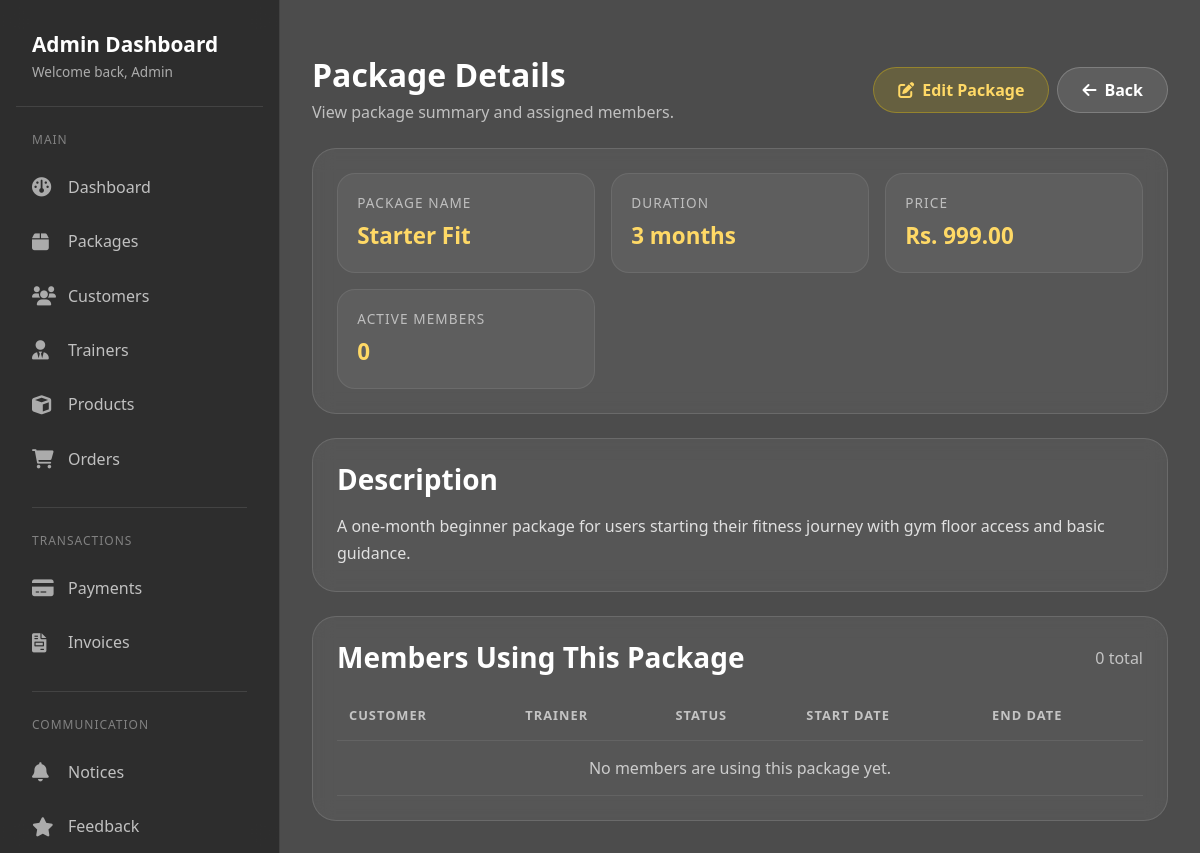
Page /view_package/9/ (signed in) on the earlier database version.
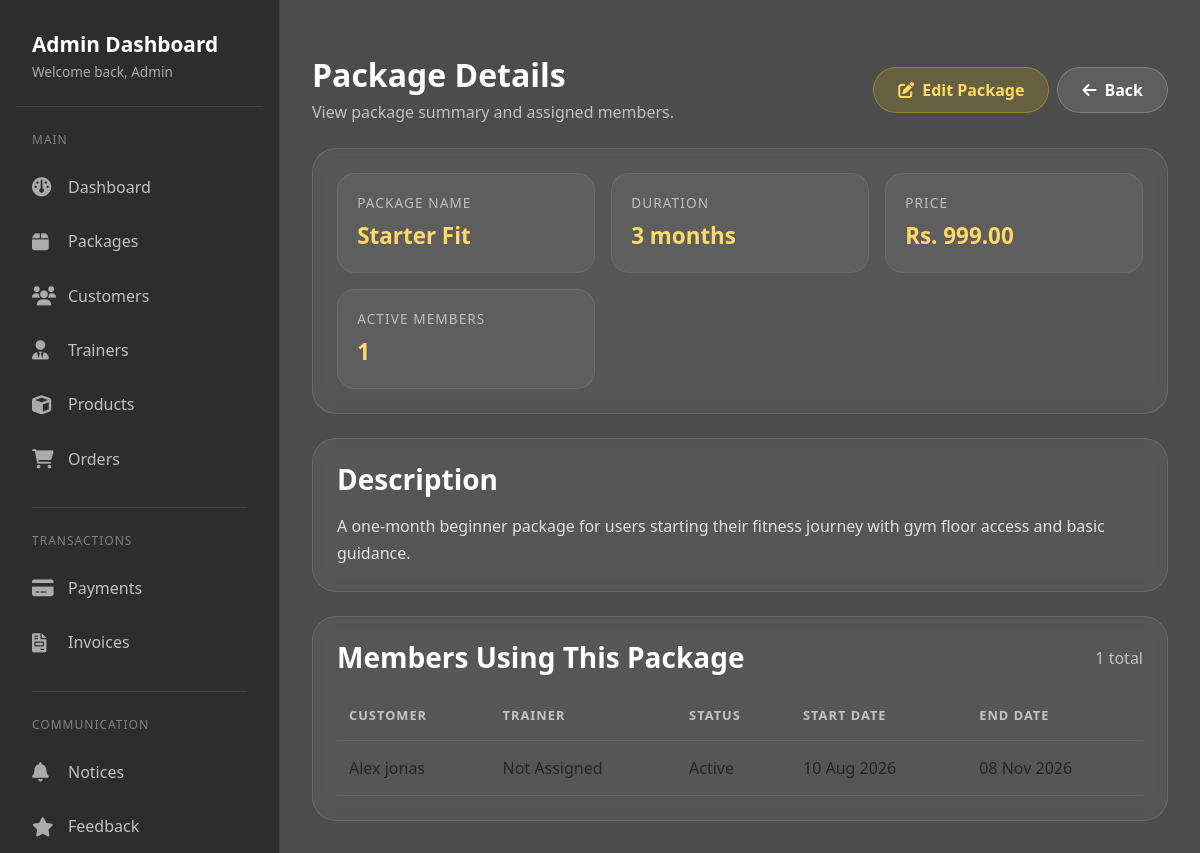
Same page on the later database version.
### Fit/models.py (models this page shows)
class Package(models.Model):
    name = models.CharField(max_length=100)
    duration_months = models.IntegerField()
    price = models.DecimalField(max_digits=10, decimal_places=2)
    description = models.TextField()

class Membership(models.Model):
    customer = models.ForeignKey(User, on_delete=models.CASCADE)
    package = models.ForeignKey(Package, on_delete=models.CASCADE,default=True)
    trainer = models.ForeignKey(Trainer, on_delete=models.SET_NULL, null=True)
    start_date = models.DateField()
    end_date = models.DateField()
    status = models.CharField(max_length=20)

class User(models.Model):
    ROLE_CHOICES = ( ('admin','Admin'), ('customer','Customer'), ('trainer','Trainer'))
    role = models.CharField(max_length=20, choices=ROLE_CHOICES,null=True,blank=True)
    firstname=models.CharField(max_length=20,blank=True,null=True)
    lastname=models.CharField(max_length=20,blank=True,null=True)
    email=models.EmailField()
    password=models.CharField(max_length=8)
    mobile=models.CharField(max_length=10)
    address=models.CharField(max_length=100)
    state=models.CharField(max_length=20)
    city=models.CharField(max_length=20)
    pincode=models.IntegerField()
    gender=models.CharField(null=True,blank=True)
    profile_pic=models.ImageField(upload_to='customer_images',null=True,blank=True)

### Fit/views.py (the view)
# urls.py: path('view_package/<int:id>/',view_package,name='view_package'),
@admin_required
def view_package(request, id):
    pack = Package.objects.get(id=id)
    memberships = Membership.objects.filter(package=pack).select_related('customer', 'trainer', 'trainer__users')
    return render(request, 'view_package.html', {
        'pack': pack,
        'memberships': memberships,
        'member_count': memberships.count(),
    })

### Fit/context_processors.py (called while the page is built)
def footer_categories(request):
    return {
        'footer_categories': Category.objects.all().order_by('name')[:4]
    }

### Fit/views.py (called while the page is built)
def admin_required(view_func):
    @never_cache
    @wraps(view_func)
    def _wrapped_view(request, *args, **kwargs):
        if request.user.is_authenticated and (request.user.is_staff or request.user.is_superuser):
            return view_func(request, *args, **kwargs)
        if request.session.get('user_role') == 'admin' and request.session.get('admin_login'):
            return view_func(request, *args, **kwargs)
        messages.error(request, 'Please log in as admin to access this page.')
        return redirect('admin_login')
    return _wrapped_view

### Fit/templates/view_package.html (shortened to what this page needs)
﻿{% extends "adminnav.html" %}
{% load static %}
{% block extra_css %}
<link rel="stylesheet" href="{% static 'css/templates/view_package.css' %}">
{% endblock %}
{% block navitems %}
<div class="package-view-wrap">
    <div class="d-flex justify-content-between align-items-center flex-wrap gap-3">
        <div>
            <h2 style="color: white; font-weight: 700; margin: 0;">Package Details</h2>
            <p style="margin: 0.35rem 0 0; color: rgba(255, 255, 255, 0.65);">View package summary and assigned members.</p>
        </div>
        <div class="d-flex gap-2">
            <a href="{% url 'update_package' pack.id %}" class="btn-admin-primary">
                <i class="fas fa-edit me-2"></i>Edit Package
            </a>
            <a href="{% url 'adminpackage' %}" class="btn-admin-secondary">
                <i class="fas fa-arrow-left me-2"></i>Back
            </a>
        </div>
    </div>
    <div class="glass-panel">
        <div class="summary-grid">
            <div class="summary-card">
                <div class="summary-label">Package Name</div>
                <div class="summary-value">{{ pack.name }}</div>
            </div>
            <div class="summary-card">
                <div class="summary-label">Duration</div>
                <div class="summary-value">{{ pack.duration_months }} months</div>
            </div>
            <div class="summary-card">
                <div class="summary-label">Price</div>
                <div class="summary-value">Rs. {{ pack.price }}</div>
            </div>
            <div class="summary-card">
                <div class="summary-label">Active Members</div>
                <div class="summary-value">{{ member_count }}</div>
            </div>
        </div>
    </div>
    <div class="glass-panel">
        <h3 style="font-weight: 700; margin-bottom: 1rem;">Description</h3>
        <p style="margin: 0; line-height: 1.7; color: rgba(255, 255, 255, 0.82);">{{ pack.description }}</p>
    </div>
    <div class="glass-panel">
        <div class="d-flex justify-content-between align-items-center mb-3">
            <h3 style="font-weight: 700; margin: 0;">Members Using This Package</h3>
            <span style="color: rgba(255,255,255,0.65);">{{ member_count }} total</span>
        </div>
        <div class="table-responsive">
            <table class="member-table">
                <thead>
                    <tr>
                        <th>Customer</th>
                        <th>Trainer</th>
                        <th>Status</th>
                        <th>Start Date</th>
                        <th>End Date</th>
                    </tr>
                </thead>
                <tbody>
                    {% for membership in memberships %}
                    <tr>
                        <td>{{ membership.customer.firstname }} {{ membership.customer.lastname }}</td>
                        <td>
                            {% if membership.trainer %}
                                {{ membership.trainer.users.firstname }} {{ membership.trainer.users.lastname }}
                            {% else %}
                                Not Assigned
                            {% endif %}
                        </td>
                        <td>{{ membership.status }}</td>
                        <td>{{ membership.start_date|date:"d M Y" }}</td>
                        <td>{{ membership.end_date|date:"d M Y" }}</td>
                    </tr>
                    {% empty %}
                    <tr>
                        <td colspan="5" style="color: rgba(255,255,255,0.7); text-align: center;">No members are using this package yet.</td>
                    </tr>
                    {% endfor %}
                </tbody>
            </table>
        </div>
    </div>
</div>
{% endblock %}

### Fit/templates/adminnav.html (shortened to what this page needs)
﻿<!DOCTYPE html>
<html lang="en">
<head>
    {% load static %}
    <link href="https://cdn.jsdelivr.net/npm/bootstrap@5.3.2/dist/css/bootstrap.min.css" rel="stylesheet">
    <link rel="stylesheet" href="https://cdnjs.cloudflare.com/ajax/libs/font-awesome/6.0.0/css/all.min.css">
    <link href="https://unpkg.com/aos@2.3.1/dist/aos.css" rel="stylesheet">
    <link rel="stylesheet" href="{% static 'css/templates/adminnav.css' %}">
    {% block extra_css %}{% endblock %}
</head>
<body>
    <div class="admin-wrapper">
        <div class="admin-sidebar" id="adminSidebar" data-aos="fade-right">
            <div class="admin-sidebar-header">
                <h3>Admin Dashboard</h3>
                <p>Welcome back, Admin</p>
            </div>
            <div class="admin-nav-label">MAIN</div>
            <a href="{% url 'dash' %}" class="admin-nav-item" data-nav="dashboard">
                <i class="fas fa-dashboard"></i>
                <span>Dashboard</span>
            </a>
            <a href="{% url 'adminpackage' %}" class="admin-nav-item" data-nav="packages">
                <i class="fas fa-box"></i>
                <span>Packages</span>
            </a>
            <a href="{% url 'admincustomer' %}" class="admin-nav-item" data-nav="customers">
                <i class="fas fa-users"></i>
                <span>Customers</span>
            </a>
            <a href="{% url 'admintrainer' %}" class="admin-nav-item" data-nav="trainers">
                <i class="fas fa-user-tie"></i>
                <span>Trainers</span>
            </a>
            <a href="{% url 'adminproduct' %}" class="admin-nav-item" data-nav="products">
                <i class="fas fa-cube"></i>
                <span>Products</span>
            </a>
            <a href="{% url 'orderdisplay' %}" class="admin-nav-item" data-nav="orders">
                <i class="fas fa-cart-shopping"></i>
                <span>Orders</span>
            </a>
            <div class="admin-nav-divider"></div>
            <div class="admin-nav-label">TRANSACTIONS</div>
            <a href="{% url 'admin_payments' %}" class="admin-nav-item" data-nav="payments">
                <i class="fas fa-credit-card"></i>
                <span>Payments</span>
            </a>
            <a href="{% url 'admin_invoices' %}" class="admin-nav-item" data-nav="invoices">
                <i class="fas fa-file-invoice"></i>
                <span>Invoices</span>
            </a>
            <div class="admin-nav-divider"></div>
            <div class="admin-nav-label">COMMUNICATION</div>
            <a href="{% url 'admin_notices' %}" class="admin-nav-item" data-nav="notices">
                <i class="fas fa-bell"></i>
                <span>Notices</span>
            </a>
            <a href="{% url 'admin_feedback' %}" class="admin-nav-item" data-nav="feedback">
                <i class="fas fa-star"></i>
                <span>Feedback</span>
            </a>
        </div>
        <div class="admin-main container-fluid" id="adminMain">
            {% block navitems %}
            {% endblock navitems %}
        </div>
    </div>
</body>
</html>

### Fit/static/css/templates/adminnav.css (style rules this page uses)
body { font-family: 'Segoe UI', Tahoma, Geneva, Verdana, sans-serif; min-height: 100vh; position: relative; background: url('https://images.unsplash.com/photo-1534438327276-14e5300c3a48?ixlib=rb-1.2.1&auto=format&fit=crop&w=1950&q=80') no-repeat center center fixed; background-size: cover; overflow-x: hidden; }
body::before { content: ''; position: fixed; top: 0; left: 0; width: 100%; height: 100%; background: rgba(0, 0, 0, 0.7); z-index: -1; }
.admin-wrapper { display: flex; min-height: 100vh; position: relative; }
.admin-sidebar { width: 280px; background: rgba(0, 0, 0, 0.4); backdrop-filter: blur(12px); -webkit-backdrop-filter: blur(12px); border-right: 1px solid rgba(255, 255, 255, 0.1); padding: 2rem 1rem; color: white; position: fixed; left: 0; top: 0; bottom: 0; overflow-y: auto; z-index: 1000; transition: transform 0.3s ease; }
.admin-main { flex: 1; margin-left: 280px; padding: 2rem; min-height: 100vh; width: calc(100% - 280px); transition: margin-left 0.3s ease, width 0.3s ease; }
.admin-sidebar-header { padding: 0 1rem 1.5rem; border-bottom: 1px solid rgba(255, 255, 255, 0.1); margin-bottom: 1.5rem; }
.admin-sidebar-header h3 { font-size: 1.3rem; font-weight: 700; color: white; margin: 0; }
.admin-sidebar-header p { color: rgba(255, 255, 255, 0.6); font-size: 0.85rem; margin: 0.3rem 0 0; }
.admin-nav-item { display: flex; align-items: center; padding: 0.8rem 1rem; margin: 0.3rem 0; color: rgba(255, 255, 255, 0.7); text-decoration: none; border-radius: 12px; transition: all 0.3s ease; gap: 12px; }
.admin-nav-item i { width: 24px; font-size: 1.2rem; color: rgba(255, 255, 255, 0.6); }
.admin-nav-divider { height: 1px; background: rgba(255, 255, 255, 0.1); margin: 1.5rem 1rem; }
.admin-nav-label { padding: 0 1rem; font-size: 0.75rem; text-transform: uppercase; letter-spacing: 1px; color: rgba(255, 255, 255, 0.4); margin-bottom: 0.8rem; }
.btn-admin-primary { background: rgba(255, 215, 0, 0.15); border: 1px solid rgba(255, 215, 0, 0.3); color: #ffd966; padding: 0.6rem 1.5rem; border-radius: 30px; font-weight: 600; transition: all 0.3s; text-decoration: none; display: inline-block; }
.btn-admin-secondary { background: rgba(255, 255, 255, 0.1); border: 1px solid rgba(255, 255, 255, 0.2); color: white; padding: 0.6rem 1.5rem; border-radius: 30px; font-weight: 600; transition: all 0.3s; text-decoration: none; display: inline-block; }

### Fit/static/css/templates/view_package.css (style rules this page uses)
.glass-panel { background: rgba(255, 255, 255, 0.06); backdrop-filter: blur(10px); border: 1px solid rgba(255, 255, 255, 0.12); border-radius: 24px; padding: 1.5rem; color: white; }
.summary-grid { display: grid; grid-template-columns: repeat(auto-fit, minmax(220px, 1fr)); gap: 1rem; }
.summary-card { background: rgba(255, 255, 255, 0.05); border: 1px solid rgba(255, 255, 255, 0.08); border-radius: 18px; padding: 1.2rem; }
.summary-label { color: rgba(255, 255, 255, 0.6); font-size: 0.85rem; margin-bottom: 0.35rem; text-transform: uppercase; letter-spacing: 0.08em; }
.summary-value { font-size: 1.4rem; font-weight: 700; color: #ffd966; }
.member-table { width: 100%; min-width: 760px; border-collapse: collapse; }
.member-table th, .member-table td { padding: 1rem 0.75rem; border-bottom: 1px solid rgba(255, 255, 255, 0.08); text-align: left; }
.member-table th { color: rgba(255, 255, 255, 0.65); font-size: 0.8rem; text-transform: uppercase; letter-spacing: 0.08em; }

Differences in the rows shown:
added Membership: customer.firstname "Alex", customer.lastname "jonas", shows "Not Assigned", status "Active", start_date "10 Aug 2026", end_date "08 Nov 2026"
Other differences:
{{ member_count }}: "0" → "1"
text no longer shown: "No members are using this package yet."
